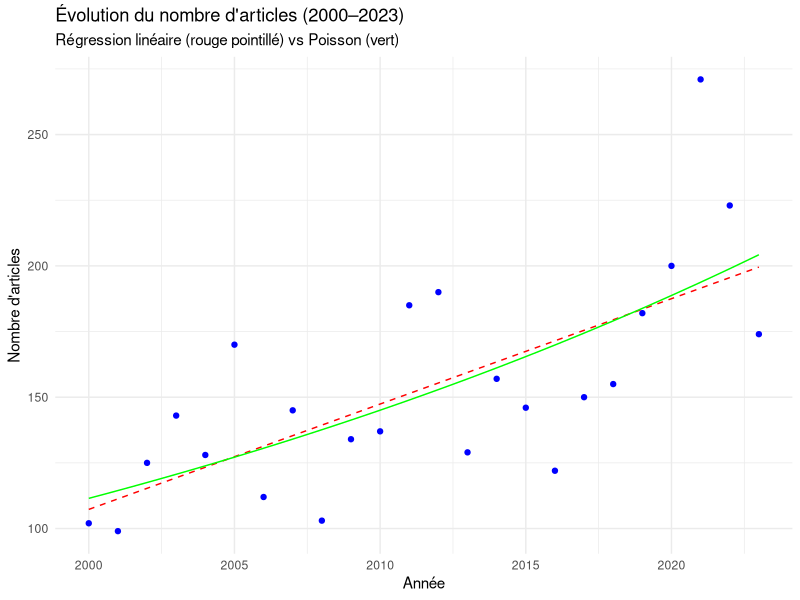
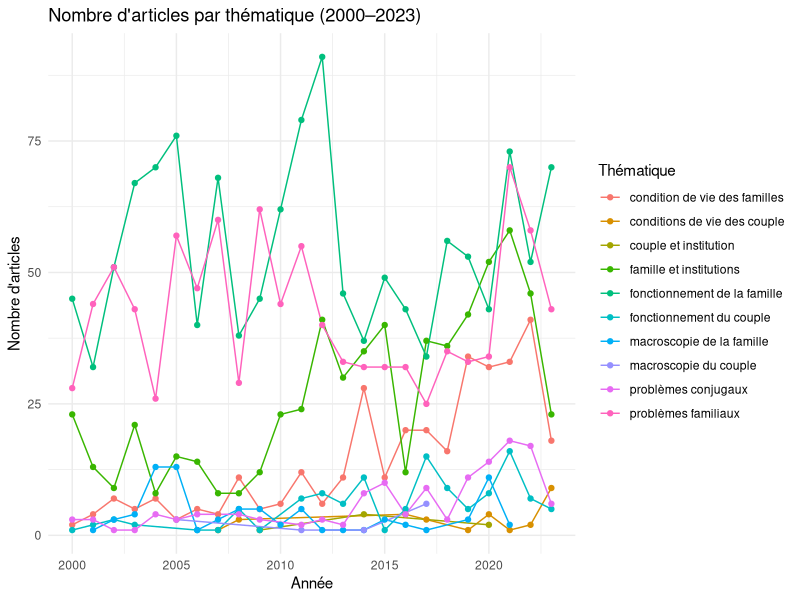
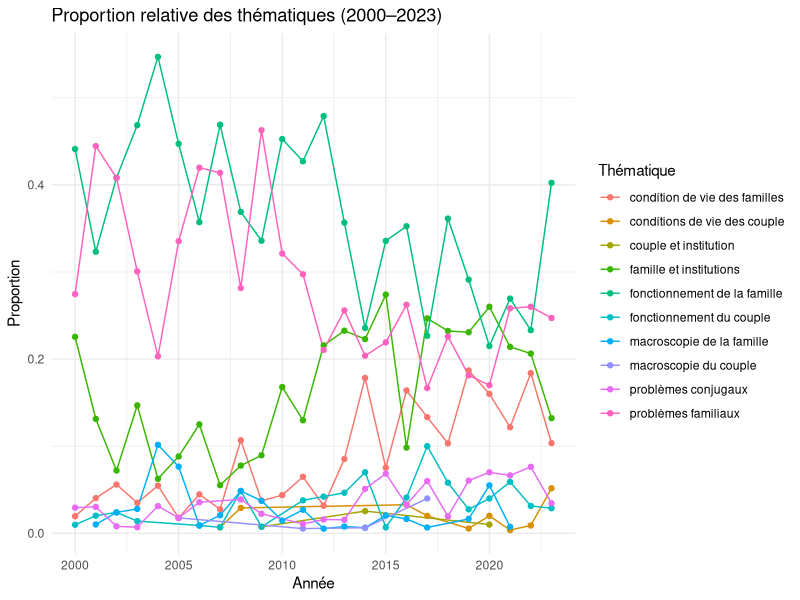
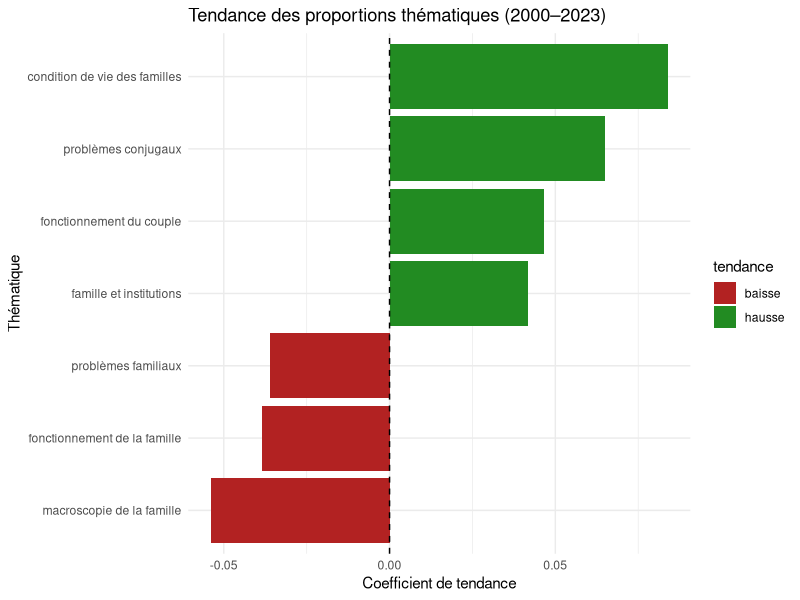
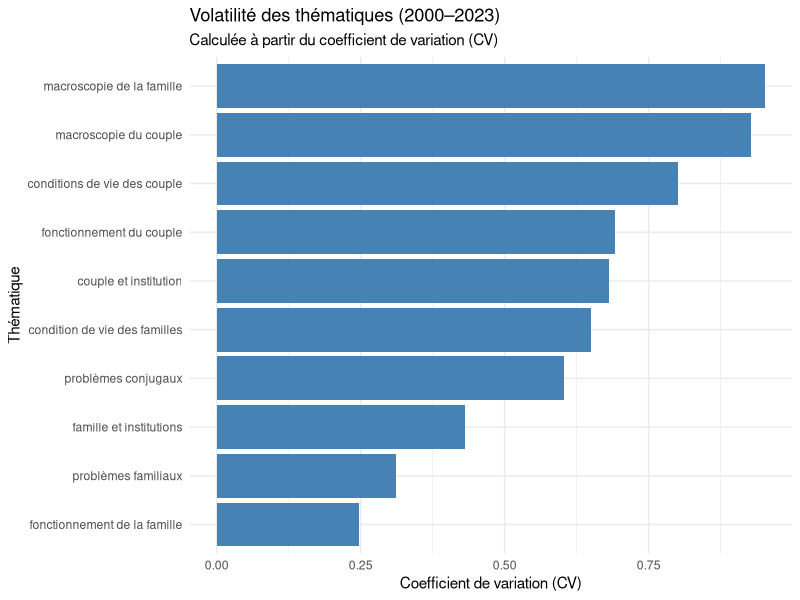

Reproduce these figures in R, in order.
# Charger les librairies nécessaires
library(tidyverse)
library(broom)
library(ggplot2)

# Importer les données
df <- read_csv("df_projets_familia_finale.csv")

# Filtrer les données entre 2000 et 2023
df_filtered <- df %>%
  filter(annee_extrait >= 2000 & annee_extrait <= 2023)

# Compter le nombre d’articles par année
articles_per_year <- df_filtered %>%
  count(annee_extrait, name = "n_articles")

# Régression linéaire
lm_model <- lm(n_articles ~ annee_extrait, data = articles_per_year)
summary(lm_model)

# Régression de Poisson
poisson_model <- glm(n_articles ~ annee_extrait, family = poisson(), data = articles_per_year)
summary(poisson_model)

# Prédictions des deux modèles
articles_per_year <- articles_per_year %>%
  mutate(
    pred_lm = predict(lm_model),
    pred_poisson = predict(poisson_model, type = "response")
  )

# Graphique comparatif
ggplot(articles_per_year, aes(x = annee_extrait, y = n_articles)) +
  geom_point(color = "blue") +
  geom_line(aes(y = pred_lm), color = "red", linetype = "dashed") +
  geom_line(aes(y = pred_poisson), color = "green") +
  labs(
    title = "Évolution du nombre d'articles (2000–2023)",
    subtitle = "Régression linéaire (rouge pointillé) vs Poisson (vert)",
    x = "Année",
    y = "Nombre d'articles"
  ) +
  theme_minimal()

# ---- Suite : Analyse par thématique ----

# Filtrer les données avec thématiques valides
df_thematiques <- df_filtered %>%
  filter(!is.na(thematiques_clean))

# 1. Tableau du nombre d’articles par thématique et par année
table_thematiques <- df_thematiques %>%
  count(annee_extrait, thematiques_clean, name = "n_articles") %>%
  pivot_wider(names_from = thematiques_clean, values_from = n_articles, values_fill = 0)

# 2. Graphique du nombre d’articles par thématique
df_thematiques %>%
  count(annee_extrait, thematiques_clean) %>%
  ggplot(aes(x = annee_extrait, y = n, color = thematiques_clean)) +
  geom_line() +
  geom_point() +
  labs(title = "Nombre d'articles par thématique (2000–2023)",
       x = "Année", y = "Nombre d'articles", color = "Thématique") +
  theme_minimal()

# ---- Analyse de la proportion relative ----

# 3. Calcul des proportions par thématique
df_prop <- df_thematiques %>%
  count(annee_extrait, thematiques_clean, name = "n") %>%
  group_by(annee_extrait) %>%
  mutate(total = sum(n),
         proportion = n / total) %>%
  ungroup()

# 4. Graphique des proportions relatives
df_prop %>%
  ggplot(aes(x = annee_extrait, y = proportion, color = thematiques_clean)) +
  geom_line() +
  geom_point() +
  labs(title = "Proportion relative des thématiques (2000–2023)",
       x = "Année", y = "Proportion", color = "Thématique") +
  theme_minimal()

# ---- Régression binomiale pondérée pour tendances ----

# Centrage de l'année
df_prop <- df_prop %>%
  mutate(year_centered = annee_extrait - mean(annee_extrait))

# Régression binomiale pondérée par thématique
results <- df_prop %>%
  group_by(thematiques_clean) %>%
  do(tidy(glm(cbind(n, total - n) ~ year_centered,
              data = ., family = "binomial"))) %>%
  filter(term == "year_centered") %>%
  mutate(tendance = if_else(estimate > 0, "hausse", "baisse")) %>%
  arrange(p.value)

# 5. Graphique des tendances significatives
results %>%
  filter(p.value < 0.05) %>%
  ggplot(aes(x = estimate, y = reorder(thematiques_clean, estimate), fill = tendance)) +
  geom_col() +
  geom_vline(xintercept = 0, linetype = "dashed") +
  labs(title = "Tendance des proportions thématiques (2000–2023)",
       x = "Coefficient de tendance", y = "Thématique") +
  scale_fill_manual(values = c("hausse" = "forestgreen", "baisse" = "firebrick")) +
  theme_minimal()

# ---- Analyse de stabilité des thématiques ----

# Calcul du coefficient de variation (CV) par thématique
volatilite_thematiques <- df_prop %>%
  group_by(thematiques_clean) %>%
  summarise(
    moyenne_prop = mean(proportion, na.rm = TRUE),
    ecart_type_prop = sd(proportion, na.rm = TRUE),
    cv_prop = ecart_type_prop / moyenne_prop
  ) %>%
  arrange(desc(cv_prop))

# Visualisation de la volatilité
volatilite_thematiques %>%
  ggplot(aes(x = cv_prop, y = reorder(thematiques_clean, cv_prop))) +
  geom_col(fill = "steelblue") +
  labs(
    title = "Volatilité des thématiques (2000–2023)",
    subtitle = "Calculée à partir du coefficient de variation (CV)",
    x = "Coefficient de variation (CV)",
    y = "Thématique"
  ) +
  theme_minimal()

